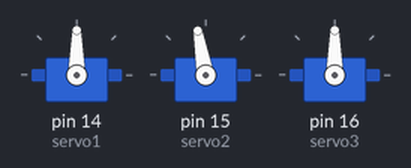
A sketch run on a simulated Arduino Mega 2560, built with avr-gcc and run on an emulated ATmega2560. On the bench: 3 × servo.

Above: at 0.1 s.
At 0.6 s:
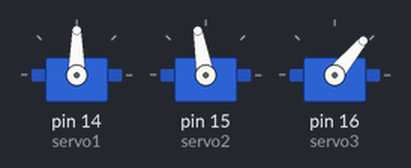
At 1.6 s:
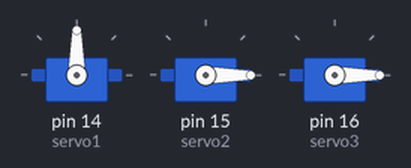
At 3.6 s:
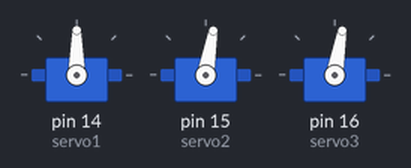
At 5.6 s:
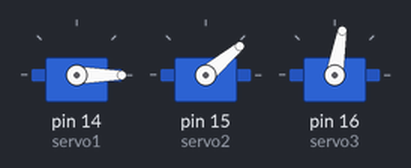
At 9.5 s:
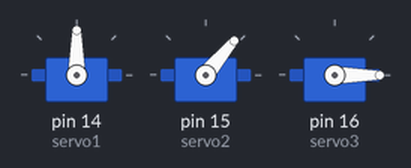
Timing chart, 0 to 11.0 s (numbered marks = the images above):
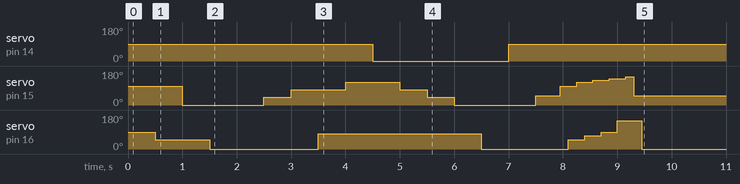

The sketch:

pull_with_servo_1.ino
```cpp
#include <Servo.h>
Servo servo1;
Servo servo2;
Servo servo3;


void setup() {
  // put your setup code here, to run once:
servo1.attach(14);
servo2.attach(15);
servo3.attach(16);


servo2.write(100);
delay(500);
servo3.write(50);
delay(500);

servo2.write(0);
delay(500);
servo3.write(0);
delay(500);

servo1.write(90);
delay(500);
servo2.write(40);
delay(500);

servo2.write(80);
delay(500);

servo3.write(80);
delay(500);
servo2.write(120);
delay(500);

servo1.write(0);///////////
delay(500);
servo2.write(80);
delay(500);
servo2.write(40);
delay(500);
servo2.write(0);
delay(500);
servo3.write(0);
delay(500);
servo1.write(90);
delay(500);

pull();
}


void set_pins()
{
 pinMode(25,INPUT);
 pinMode(27,INPUT);
 pinMode(29,INPUT);
 pinMode(31,INPUT);
 pinMode(33,INPUT);
 pinMode(35,INPUT);
 pinMode(37,INPUT);
 pinMode(39,INPUT);
 pinMode(41,INPUT);
 pinMode(43,INPUT);
 pinMode(45,INPUT);
 pinMode(47,INPUT);
 }
 void pull(){

servo2.write(50);//50
delay(150);
servo3.write(0);
delay(150);

servo3.write(0);
delay(150);
servo2.write(100);//120
delay(150);

servo3.write(50);
delay(150);
servo2.write(120);//130
delay(150);

servo3.write(70);
delay(150);
servo2.write(130);//140
delay(150);

servo3.write(90);
delay(150);
servo2.write(140);//150
delay(150);

servo3.write(150);
delay(150);
servo2.write(150);
delay(150);


servo2.write(50);
delay(150);
servo3.write(0);
delay(150);

servo2.write(50);
delay(150);
servo3.write(0);
delay(150);

loop();
}
void pull2(){

servo2.write(50);//50
delay(100);
servo3.write(0);
delay(100);

servo3.write(60);
delay(100);
servo2.write(120);//130
delay(100);


servo3.write(50);
delay(100);
servo2.write(120);//130
delay(100);

servo3.write(70);
delay(100);
servo2.write(130);//140
delay(100);

servo3.write(90);
delay(100);
servo2.write(140);//150
delay(100);

servo3.write(150);
delay(100);
servo2.write(150);
delay(100);


servo2.write(50);
delay(100);
servo3.write(0);
delay(100);

servo2.write(50);
delay(100);
servo3.write(0);
delay(100);

loop();
}
void loop() {

}


  // put your main code here, to run repeatedly:
```
